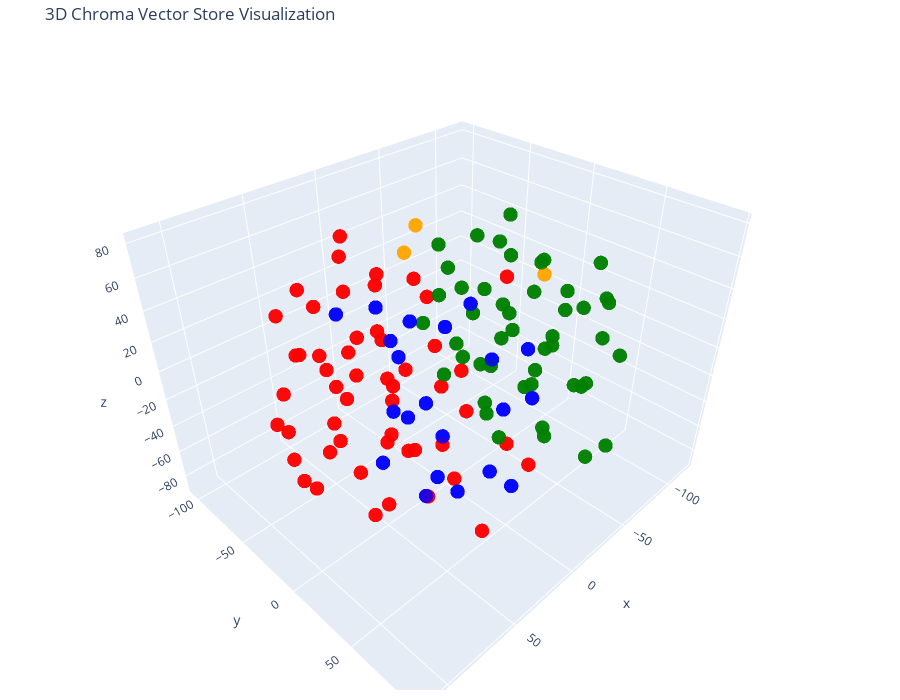

This figure's notebook cell:
### Code cell
# Let's try 3D!

tsne = TSNE(n_components=3, random_state=42)
reduced_vectors = tsne.fit_transform(vectors)

# Create the 3D scatter plot
fig = go.Figure(data=[go.Scatter3d(
    x=reduced_vectors[:, 0],
    y=reduced_vectors[:, 1],
    z=reduced_vectors[:, 2],
    mode='markers',
    marker=dict(size=5, color=colors, opacity=0.8),
    text=[f"Type: {t}<br>Text: {d[:100]}..." for t, d in zip(doc_types, documents)],
    hoverinfo='text'
)])

fig.update_layout(
    title='3D Chroma Vector Store Visualization',
    scene=dict(xaxis_title='x', yaxis_title='y', zaxis_title='z'),
    width=900,
    height=700,
    margin=dict(r=20, b=10, l=10, t=40)
)

fig.show()

### Figure 1 — Plotly figure (JSON) as saved in the notebook; plotly's stock layout.template omitted (floating-point values rounded to 4 significant figures; data arrays with more than 128 entries replaced by an {"elided": "..."} marker saying what was removed)
{"data": [{"hoverinfo": "text", "marker": {"color": {"elided": "246 str values"}, "opacity": 0.8, "size": 5}, "mode": "markers", "text": {"elided": "246 str values"}, "type": "scatter3d", "x": {"elided": "246 float values"}, "y": {"elided": "246 float values"}, "z": {"elided": "246 float values"}}], "layout": {"height": 700, "margin": {"b": 10, "l": 10, "r": 20, "t": 40}, "scene": {"xaxis": {"title": {"text": "x"}}, "yaxis": {"title": {"text": "y"}}, "zaxis": {"title": {"text": "z"}}}, "title": {"text": "3D Chroma Vector Store Visualization"}, "width": 900}}
